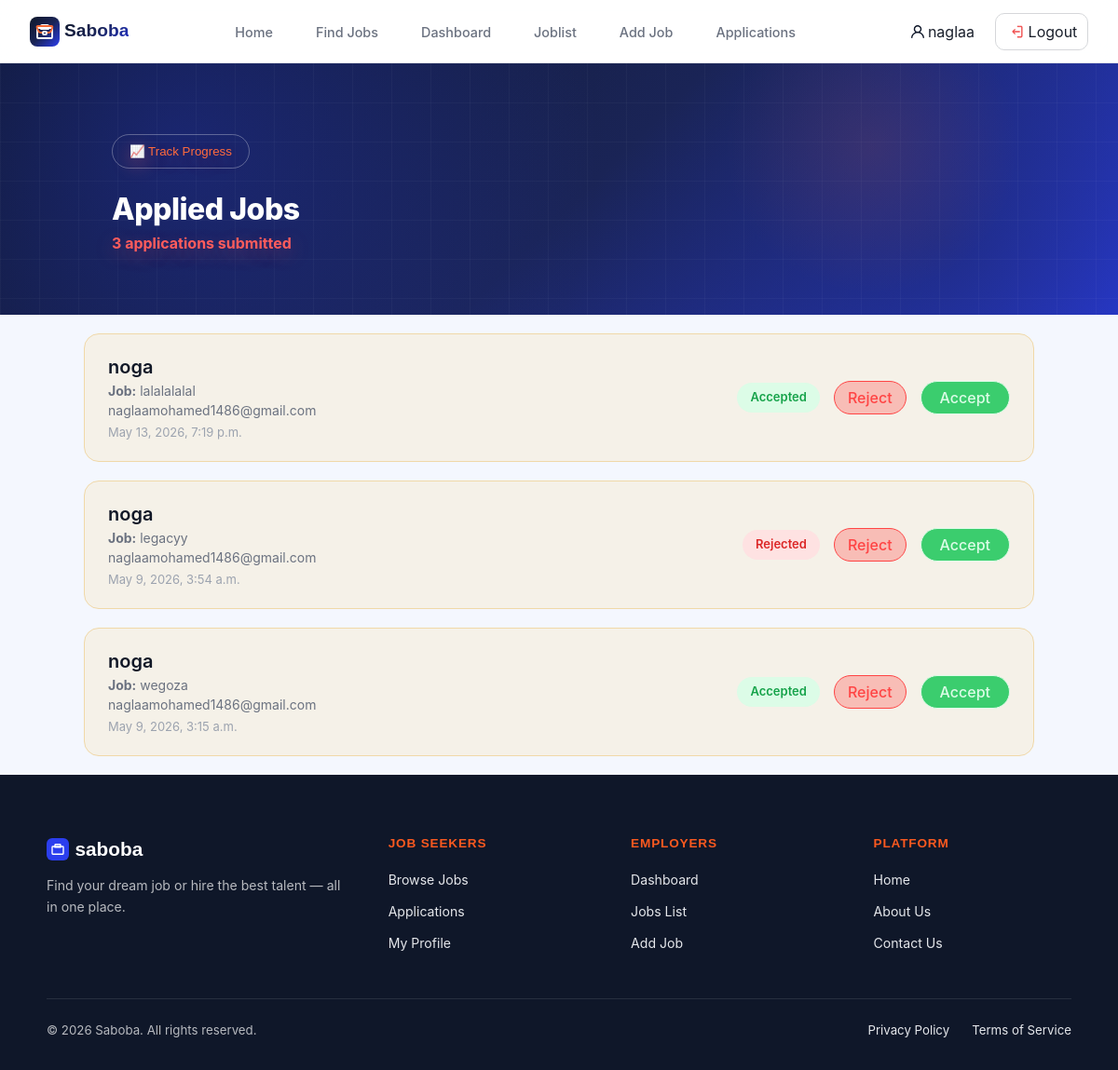
The app's page /jobs/applications/ (signed in) with its own data.
### accounts/models.py (models this page shows)
class User(AbstractUser):
    ROLE_CHOICES = [('user', 'User'), ('admin', 'Admin')]
    role     = models.CharField(max_length=10, choices=ROLE_CHOICES, default='user')
    age      = models.IntegerField(null=True, blank=True)
    gender   = models.CharField(max_length=10, blank=True)
    company  = models.CharField(max_length=200, blank=True)
    location = models.CharField(max_length=200, blank=True)

### applications/models.py (models this page shows, shortened)
class Application(models.Model):
    user = models.ForeignKey(
        settings.AUTH_USER_MODEL,
        on_delete=models.CASCADE,
        related_name='applications'
    )
    job = models.ForeignKey(
        Job,
        on_delete=models.CASCADE,
        related_name='applications'
    )
    STATUS_CHOICES = [
    ('pending', 'Pending'),
    ('accepted', 'Accepted'),
    ('rejected', 'Rejected'),
    ]
    status = models.CharField(
    max_length=20,
    choices=STATUS_CHOICES,
    default='pending'
    )
    full_name = models.CharField(max_length=120 ,blank=True)
    email = models.EmailField(null=True, blank=True)
    phone = models.CharField(max_length=30, blank=True)
    skills = models.TextField(blank=True)
    experience = models.CharField(max_length=100,blank=True)
    cv = models.FileField(upload_to="cvs/",blank=True)
    applied_at = models.DateTimeField(auto_now_add=True)
    cover_letter = models.TextField(blank=True)
    class Meta:
        unique_together = ('user', 'job')

### jobs/models.py (models this page shows, shortened)
class Job(models.Model):
    cover = models.URLField()
    title = models.CharField(max_length=200)
    company = models.CharField(max_length=200)
    location = models.CharField(max_length=200)
    time = models.CharField(max_length=100)
    tags = models.JSONField()
    salary = models.CharField(max_length=100)
    type = models.CharField(max_length=100)
    exp = models.CharField(max_length=100)
    description = models.TextField()
    required = models.JSONField()
    benefit = models.JSONField()
    gallery = models.JSONField()
    companyLocation = models.CharField(max_length=200)
    employees = models.CharField(max_length=100)
    employer = models.ForeignKey(
    settings.AUTH_USER_MODEL,
    on_delete=models.CASCADE,
    null=True,
    blank=True
)

### jobs/views.py (the view)
# urls.py: path('applications/', views.admin_applications, name='admin_applications'),
@admin_required
def admin_applications(request):
    applications = Application.objects.filter(
        job__employer=request.user
    ).select_related('job', 'user').order_by('-applied_at')
    return render(request, 'jobs/adminapply.html', {
        'applications': applications
    })

### jobs/views.py (called while the page is built)
def admin_required(view_func):
    @wraps(view_func)
    def wrapper(request, *args, **kwargs):
        if not request.user.is_authenticated:
            return redirect('login')
        if request.user.role != 'admin':
            return redirect('search')
        return view_func(request, *args, **kwargs)
    return wrapper

### templates/Jobs/adminapply.html
{% extends "base.html" %}
{% load static %}
{% block styles %}
<link rel="stylesheet" href="{% static 'css/appliedjobs.css' %}">
{% endblock %}
{% block content %}
<main>
     <div class="header">
        <div class="top-container">
            <div class="header-top">
                <button class="track-btn">📈 Track Progress</button>
            </div>
            <h1 class="page-title">Applied Jobs</h1>
            <p class="app-count  <span class="app-count">{{ applications|length }}</span> applications submitted</p>
        </div>
    </div>
  <div class="container">
    <div class="content-section">
      {% for app in applications %}
        <div class="job-card">
          <div class="job-info">
            <div class="job-text">
              <h3 class="name">{{ app.user.username }}</h3>
              <p class="tit"><strong>Job:</strong> {{ app.job.title }}</p>
              <p>{{ app.user.email }}</p>
              <span class="d">{{ app.applied_at }}</span>
            </div>
          </div>
          <div class="job-actions">
            <span class="status {{ app.status }}">
            {{ app.get_status_display }}
            </span>
            <a href="{% url 'update_application_status' app.id 'rejected' %}" class="cancel-btn">
            Reject
            </a>
            <a href="{% url 'update_application_status' app.id 'accepted' %}" class="acc">
            Accept
            </a>
          </div>
        </div>
      {% empty %}
        <div class="atop">
          <p>No applications yet.</p>
          <a href="{% url 'add_jobs' %}" class="brow-btn">Add Jobs</a>
        </div>
      {% endfor %}
    </div>
  </div>
</main>
{% endblock %}

### templates/navbar.html (shortened to what this page needs)
<header>
    <nav class="nav">
        <a href="/" class="logo">
            <p class="slog">Saboba</p>
        </a>
        <ul class="links">
            <li><a href="/">Home</a></li>
            <li><a href="/jobs/search/">Find Jobs</a></li>
            {% if user.is_authenticated %}
            {% if user.role == "admin" %}
            <li><a href="/jobs/dashboard/">Dashboard</a></li>
            <li><a href="/jobs/joblist/">Joblist</a></li>
            <li><a href="/jobs/add/">Add Job</a></li>
            <li><a href="{% url 'admin_applications' %}">Applications</a></li>
            {% else %}
            <li><a href="{% url 'saved_jobs' %}">Saved Jobs</a></li>
            <li><a href="{% url 'my_applications' %}">Applied</a></li>
            <li><a href="/jobs/compare/">Compare</a></li>
            {% endif %}
            {% endif %}
        </ul>
        <div class="right">
            <div class="logs">
                {% if user.is_authenticated %}
                <a href="/accounts/profile/" class="profile">
                    {{ user.username }}
                </a>
                <a href="/accounts/logout/" class="logout">Logout</a>
                {% else %}
                <a href="/accounts/login/" class="login">Log in</a>
                <a href="/accounts/signup/" class="signup">Sign up</a>
                {% endif %}
            </div>
        </div>
    </nav>
</header>

### static/css/navbar.css (style rules this page uses)
html { scroll-behavior: smooth; }
body { position: relative; font-family: 'Inter', sans-serif; background: #F6F7F9; color: #0F1729; line-height: 1.6; -webkit-font-smoothing: antialiased; }
:root { --background: #F6F7F9; --foreground: #0F1729; --card: #FFFFFF; --card-foreground: #0F1729; --popover: #FFFFFF; --border: #E5E7EB; --input: #E5E7EB; --primary: #2B3EEE; --primary-fg: #FFFFFF; --accent: #F46734; --accent-fg: #FFFFFF; --secondary: #F3F4F6; --secondary-fg: #0F1729; --ring: #2B3EEE; --muted: #F3F4F6; --muted-fg: #6B7280; --destructive: #EF4343; --emerald: #20AC6B; --amber: #F59F0A; --rose: #EA2E6D; --sky: #0DA2E7; --violet: #7847EB; --section-warm: #FEF4F0; --section-cool: #F3F4FC; --section-mint: #F1F9F5; --sidebar-background: #FFFFFF; --sidebar-foreground: #0F1729; --sidebar-primary: #2B3EEE; --sidebar-accent: #F3F4F6; --sidebar-border: #E5E7EB; --gradient-primary: linear-gradient(135deg, #2B3EEE, #7847EB); --gradient-accent: linear-gradient(135deg, #F46734, #EA2E6D); --gradient-hero: linear-gradient(135deg, #0F1729 0%, #1a2456 50%, #2B3EEE22 100%); --gradient-success: linear-gradient(135deg, #20AC6B, #0DA2E7); --gradient-card: linear-gradient(135deg, #FFFFFF, #F6F7F9); --radius: 0.75rem; --font-heading: 'Plus Jakarta Sans', sans-serif; --font-body: 'Inter', sans-serif; }
a { text-decoration: none; color: inherit; }
ul { list-style: none; }
header { position: relative; }
.nav { position: fixed; top: 0; left: 0; right: 0; z-index: 100; background: rgba(255, 255, 255, 0.92); backdrop-filter: blur(12px); border-bottom: 1px solid #E5E7EB; padding: 0 2rem; height: 68px; display: flex; align-items: center; justify-content: space-between; }
.nav .logo { display: flex; align-items: center; justify-self: start; text-decoration: none; font-family: 'Plus Jakarta Sans', sans-serif; font-weight: 800; font-size: 1.2rem; }
.slog { padding: 0px; margin-left: 5px; background: linear-gradient(135deg, #0F1729 0%, #1a2456 50%, #2334d0 100%); -webkit-background-clip: text; -webkit-text-fill-color: transparent; }
.logo svg { flex-shrink: 0; }
.links { display: flex; align-items: center; list-style: none; gap: 2rem; }
.links a { text-decoration: none; font-size: 0.9rem; font-weight: 500; color: #6B7280; transition: color 0.2s; padding: 7px; }
.logs { display: flex; align-items: center; gap: 0.75rem; width: fit-content; justify-self: end; }
.logs a { text-decoration: none; padding: 5px 10px; border-radius: 10px; }
.profile svg { margin-right: 4px; }
.logout { width: 100px; height: 40px; border: 1px solid #d5d7da; border-radius: 10px; display: flex; align-items: center; align-content: center; justify-content: center; }
.right { display: inline-flex; align-content: center; }
.profile { display: flex; justify-content: center; align-items: center; height: 40px; }

### records on screen
User: username "naglaa"
Application: user.username "noga", job "lalalalalal", user.email "naglaamohamed1486@gmail.com", applied_at "May 13, 2026, 7:19 p.m.", status "Accepted"
Application: user.username "noga", job "legacyy", user.email "naglaamohamed1486@gmail.com", applied_at "May 9, 2026, 3:54 a.m.", status "Rejected"
Application: user.username "noga", job "wegoza", user.email "naglaamohamed1486@gmail.com", applied_at "May 9, 2026, 3:15 a.m.", status "Accepted"

### other values on screen
{{ applications|length }} "3"
